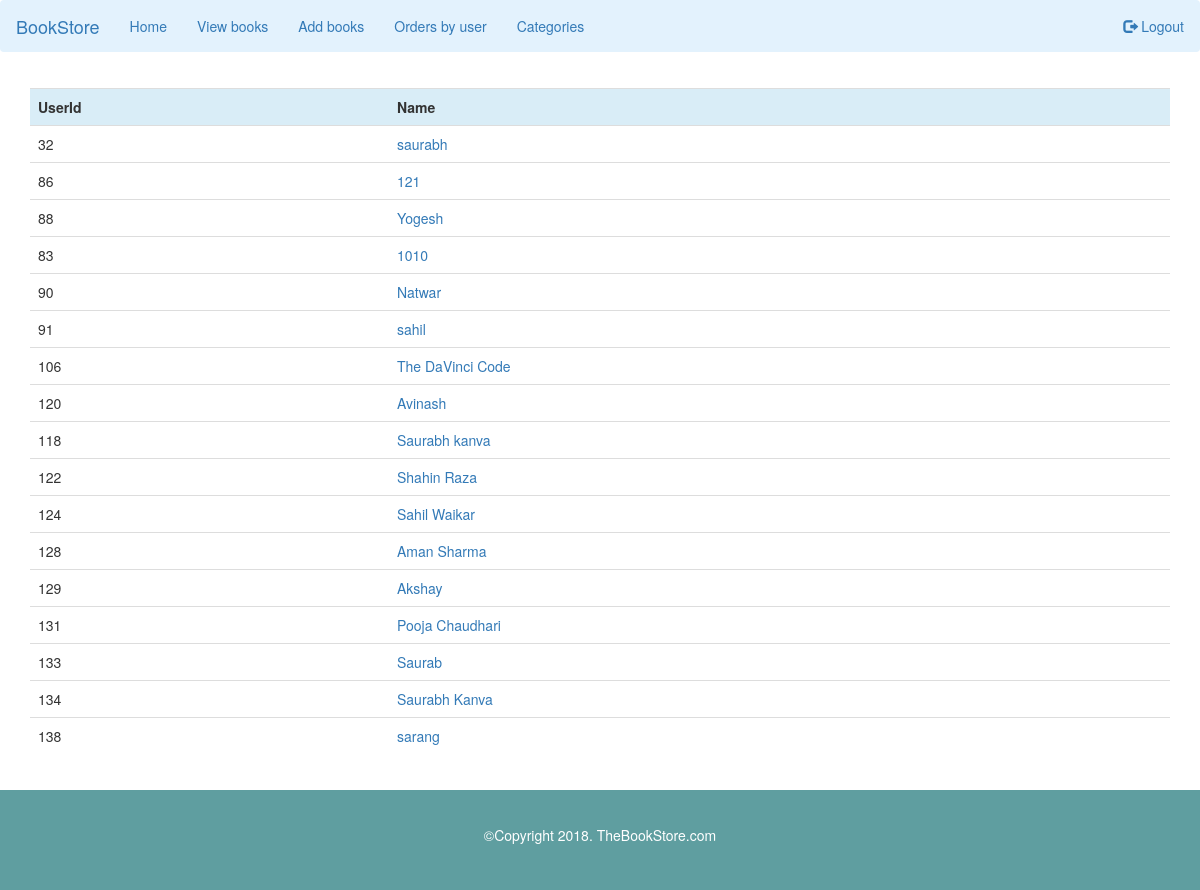
Page /order_admin.php (signed in) on the committed database.
### tables this page shows
CREATE TABLE `user` (
  `user_id` int(11) NOT NULL,
  `username` varchar(255) NOT NULL,
  `email` varchar(255) NOT NULL,
  `password` varchar(255) NOT NULL,
  `phonenum` bigint(12) NOT NULL,
  `rid` int(11) NOT NULL,
  `name` varchar(255) NOT NULL,
  `address` text NOT NULL
);

### order_admin.php (the view, shortened to what this page needs)
<?php
	if (isset($_SESSION['user_id'])) {
		include 'nav_admin.php';
	} else{
			header("Location: index.php");
		}
	require('db.php');
	$sql    = "SELECT DISTINCT user_id FROM cart where status=1";
	$result =$conn->query($sql);
	echo "<div class='container'>";
	echo "<table class='table'>";
	echo "<tr class='info'><th>UserId</th><th>Name</th></tr>";
	while($row = $result->fetch_assoc()) {
		$userid = $row['user_id'];
		$sql2 = "SELECT * from user where user_id IN ('$userid')";
		$result2=$conn->query($sql2);
		if(!empty($result)) {
			while($row = $result2->fetch_assoc()) {
				echo "<tr><td>".$userid."</td>";
				echo "<td><a href='order_view.php?uid=$userid'role='button'>".$row['name']."</a></td></tr>";
			}
		}
	}
	echo "</table>";
	echo "</div>";
	include 'footer.php';
?>

### resources/styles.css (style rules this page uses)
body { font-family: Arial, Helvetica, sans-serif; }
.container { padding: 16px; }

### rows in the picture
user: userid "32", name "saurabh"
user: userid "86", name "121"
user: userid "88", name "Yogesh"
user: userid "83", name "1010"
user: userid "90", name "Natwar"
user: userid "91", name "sahil"
user: userid "106", name "The DaVinci Code"
user: userid "120", name "Avinash"
user: userid "118", name "Saurabh kanva"
user: userid "122", name "Shahin Raza"
user: userid "124", name "Sahil Waikar"
user: userid "128", name "Aman Sharma"
user: userid "129", name "Akshay"
user: userid "131", name "Pooja Chaudhari"
user: userid "133", name "Saurab"
user: userid "134", name "Saurabh Kanva"
user: userid "138", name "sarang"
